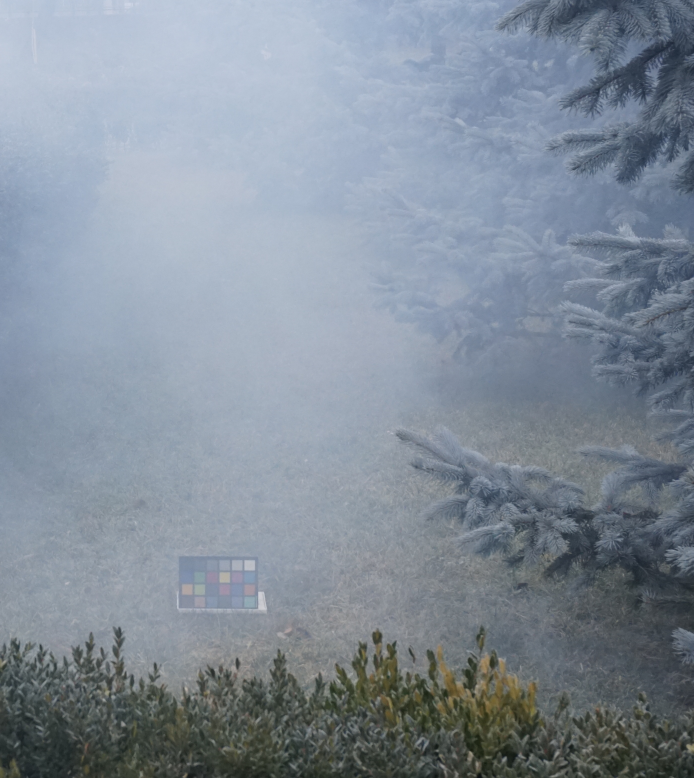
#> input picture BPP-Net/train/hazy/08_outdoor_hazy.jpg, 2776 x 3112 px (shown at 1/4 size); its folder holds only this picture in this run
$ python airlight_create.py
#> lines starting #> are read from the running program, lines starting #| are printed output that depends on the picture
### airlight_estimation/Airlight_Module.py
"""
Reference Paper
Image Haze Removal Using Airlight White Correction, Local Light Filter, and Aerial Perspective Prior
Yan-Tsung Peng et al.
"""
import os, cv2
import numpy as np
import matplotlib.pyplot as plt
from glob import glob
from tqdm import tqdm
import time


# [9 lines left out: function show_plt, not called in this run]

def show_img(imgName, img):
    cv2.imshow(imgName, img.astype('uint8'))
    cv2.waitKey(0)
class Airlight_Module():
    def __init__(self, color_cast_threshold=5):
#> further down, hazy is the input picture: shape (3112, 2776, 3); mean B, G, R 153.2, 141.1, 130.3
        self.color_cast_threshold = color_cast_threshold

    # Airlight White Correction (AWC)
    def AWC(self, image, color='RGB'):
#> called with color = 'RGB'
        if os.path.isfile(image):
            image = cv2.imread(image)

        # 1. RGB to HSV
        if color == 'RGB':
            hsv = cv2.cvtColor(image, cv2.COLOR_RGB2HSV)
#> hsv: shape (3112, 2776, 3); mean H, S, V 20.5, 41.7, 154.4
        elif color == 'BGR':
            hsv = cv2.cvtColor(image, cv2.COLOR_BGR2HSV)
        else:
            raise ValueError('color is RGB or BGR')
        hue, saturation, value = cv2.split(hsv)
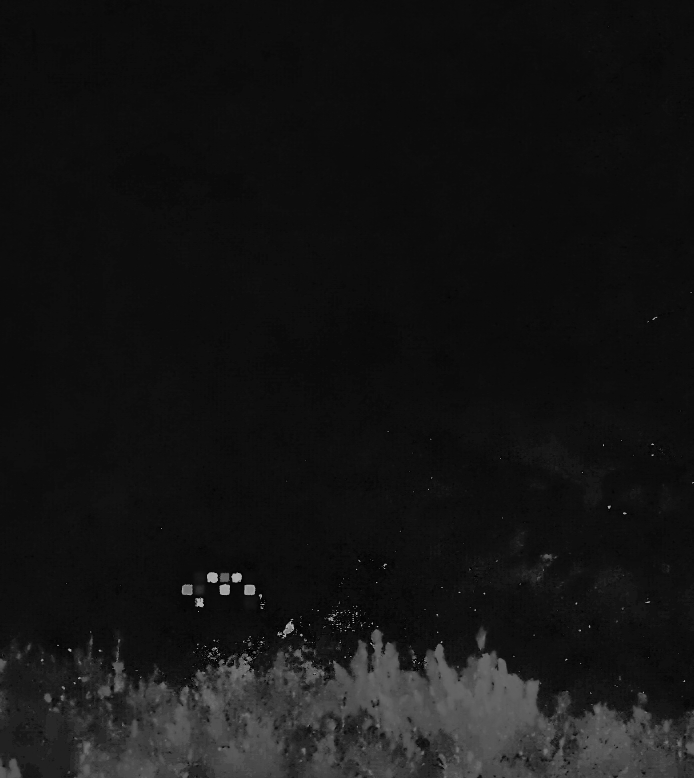
#> hue: shape (3112, 2776) (shown at 1/4 size); min 0, max 178, mean 20.5
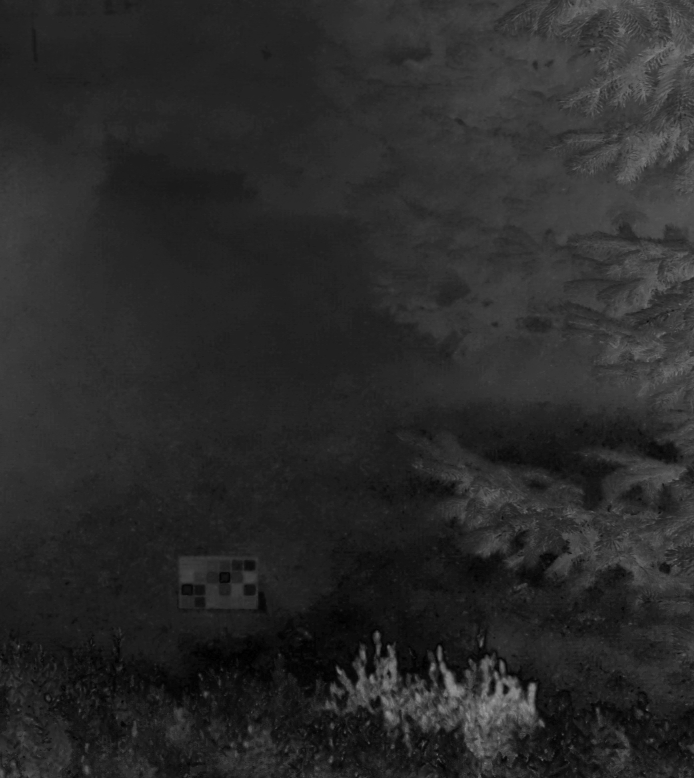
#> saturation: shape (3112, 2776) (shown at 1/4 size); min 0, max 167, mean 41.7
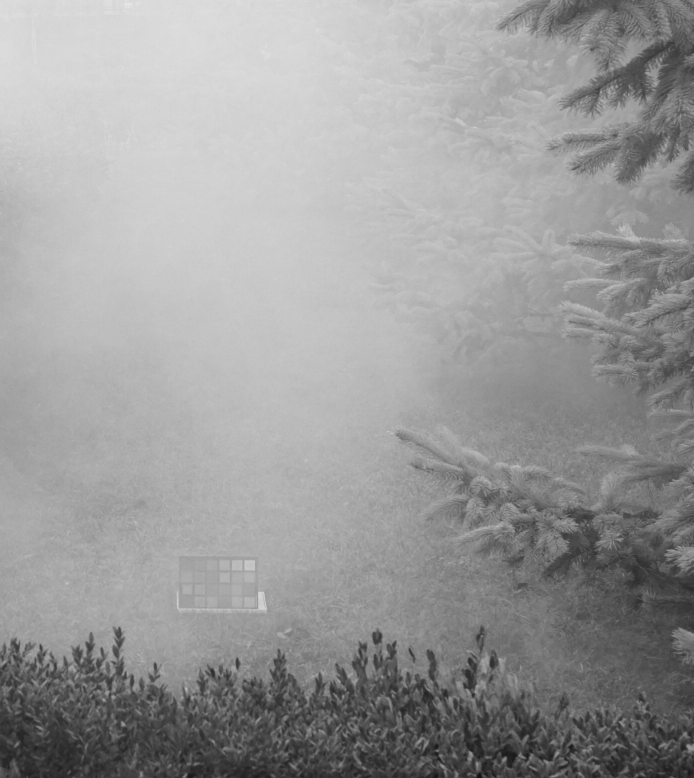
#> value: shape (3112, 2776) (shown at 1/4 size); min 12, max 241, mean 154.4

        # 2. Hue histogram labeling
        val, cnt = np.unique(hue, return_counts=True)
#> val = 157 values from 0 to 178; cnt = 157 values, max 2011857 at index 13, min 2 at index 65, mean 55024.9
        img_size = hue.shape[0] * hue.shape[1]
        prob = cnt / img_size    # PMF
#> prob = 157 values, max 0.233 at index 13, min 2.32e-07 at index 65, mean 0.00637
        T_H = 1 / 360

        prob[prob > T_H] = 1
        prob[prob <= T_H] = 0

        binarized_hue = np.zeros(hue.shape, int)
        for v in val:
            row, col = np.where(hue == v)
            for i in range(len(row)):
                binarized_hue[row[i]][col[i]] = 1
#> this loop made 157 passes
#> v on passes 34 to 36: 35, 36, 38
#> binarized_hue: shape (3112, 2776) int64; every value is 1

        # 3. Color cast attenuation
        binarized_img = binarized_hue.astype('uint8')
#> binarized_img: shape (3112, 2776); every value is 1
        num_labels, _ = cv2.connectedComponents(binarized_img)   # Connected Component Labeling (CCL)
#> num_labels = 2
        if num_labels < self.color_cast_threshold:   # has color cast
            flatten_s = saturation.flatten()
            idx = int(len(flatten_s) / 100)
#> idx = 86389
            least_idx = np.argpartition(flatten_s, idx)     # bottom 1% least saturated pixels
            least_value = flatten_s[least_idx[:idx]].mean()
#> least_value = 5.56

            I_s = saturation - least_value
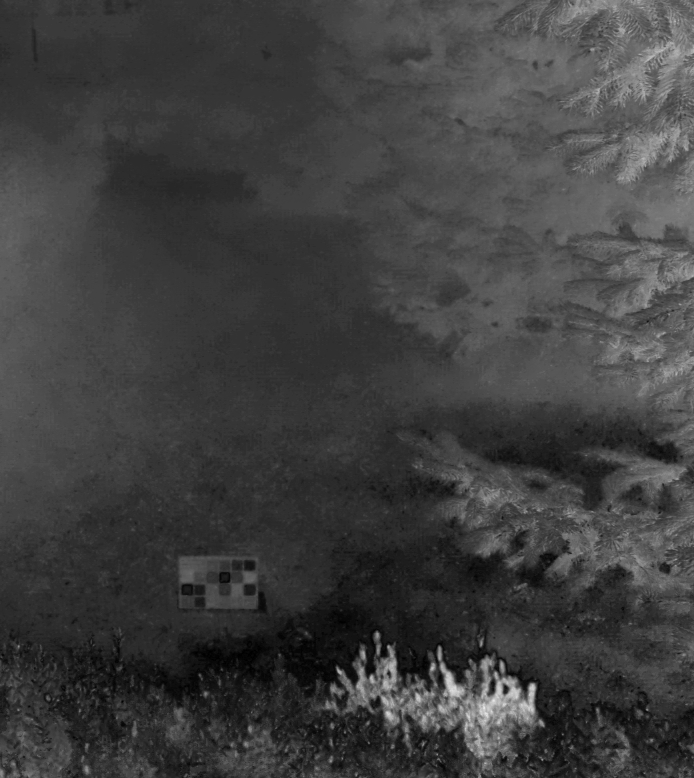
#> I_s: shape (3112, 2776) float64 (shown at 1/4 size); min -5.56, max 161.4, mean 36.1; drawn with min black and max white
            I_s[I_s < 0] = 0
            saturation = I_s.astype('uint8')

        # 4. HSV to RGB
        hsv = cv2.merge((hue, saturation, value))
#> hsv: shape (3112, 2776, 3); mean H, S, V 20.5, 35.7, 154.4
        rgb = cv2.cvtColor(hsv, cv2.COLOR_HSV2RGB)

        return rgb

    # Local Light Filter (LLF)
    def LLF(self, image):
        # 1. PMF of minimum channel calculation
        R, G, B = cv2.split(image)
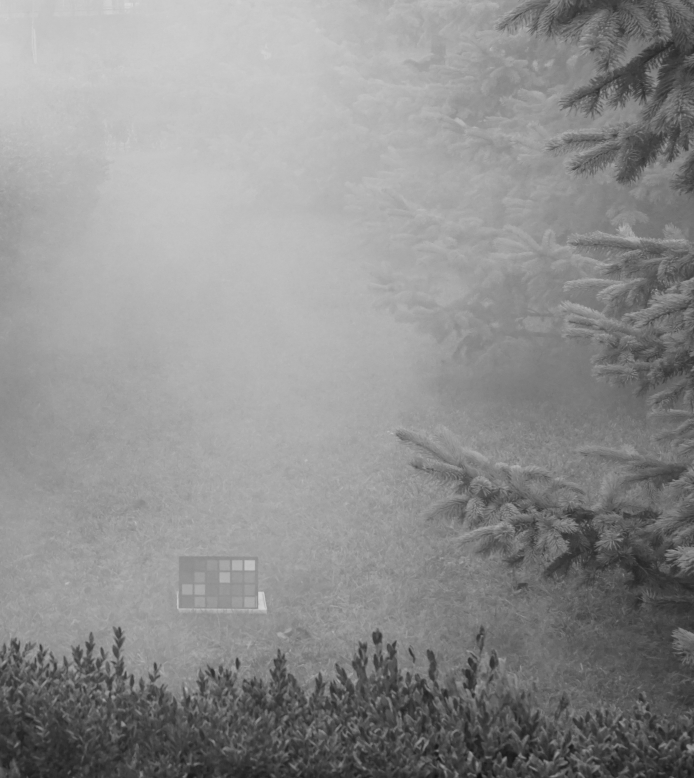
#> G: shape (3112, 2776) (shown at 1/4 size); min 11, max 225, mean 142.5
        min_channel = np.amin([R, G, B],0)
        # cv2.imshow('Minimum channel', min_channel.astype('uint8'))
        # cv2.waitKey(0)

        val, cnt = np.unique(min_channel, return_counts=True)
#> val = 212 values from 7 to 219; cnt = 212 values, max 122648 at index 151, min 1 at index 0, mean 40749.6
        img_size = image.shape[0] * image.shape[1]
        prob = cnt / img_size    # PMF
#> prob = 212 values, max 0.0142 at index 151, min 1.16e-07 at index 0, mean 0.00472

        l = np.zeros((256))
        for i, v in enumerate(val):
            l[v] = prob[i]
#> after the loop, l = 256 values, max 0.0142 at index 158, min 0 at index 0, mean 0.00391
        # show_plt(range(256), l)

        # 2. 1D minimum filter
        P_m = []
        l = np.insert(l, 0, np.array([1,1,1,1,1]))
#> l = 261 values, max 1 at index 0, min 0 at index 5, mean 0.023
        l = np.append(l, np.array([1,1,1,1,1]))
#> l = 266 values, max 1 at index 0, min 0 at index 5, mean 0.0414
        for i in range(0+5, 255+6):
            P_m.append(l[i-5:i+6].min())
#> after the loop, P_m = 256 values, max 0.0114 at index 151, min 0 at index 0, mean 0.00292
        P_m = np.array(P_m)
        # show_plt(range(256), P_m)

        # 3. Airlight color estimation
        threshold = 0.0
        idx = []
        for i in range(255,-1, -1):
            if P_m[i] > 0.0:
                threshold += P_m[i]
                idx.append(i)
                if threshold >= 0.01:
                    break
#> this loop made 70 passes
#> threshold on passes 45 to 52: 1.16e-07, 5.79e-07, 1.27e-06, 3.13e-06, 8.91e-06, 1.67e-05, 3e-05, 4.56e-05
#> after the loop, idx = 26 values, max 211 at index 0, min 186 at index 25, mean 198.5; threshold = 0.011

        avg = {'r': [], 'g': [], 'b': []}
        RGB = {'r': R, 'g': G, 'b': B}
        for i in idx:
            row, col = np.where(min_channel == i)
            for j, _ in enumerate(row):
                for c in ['r','g','b']:
                    avg[c].append(RGB[c][row[j]][col[j]])
#> this loop made 26 passes
#> i on passes 1 to 8: 211, 210, 209, 208, 207, 206, 205, 204


        avgR = round(np.array(avg['r']).mean())
        avgG = round(np.array(avg['g']).mean())
        avgB = round(np.array(avg['b']).mean())

        r = np.full((image.shape[0], image.shape[1]), avgR).astype('uint8')
        g = np.full((image.shape[0], image.shape[1]), avgG).astype('uint8')
        b = np.full((image.shape[0], image.shape[1]), avgB).astype('uint8')
        rgb = cv2.merge((r, g, b))

        return rgb, [avgR, avgG, avgB]


# [16 lines that do not run on import are left out]


### airlight_estimation/airlight_create.py
import cv2, os
from glob import glob
from tqdm import tqdm

from Airlight_Module import Airlight_Module

if __name__=='__main__':
    if not cv2.useOptimized():
        cv2.setUseOptimized(True)

    dataRoot = 'D:\\RUS_ksy\\data\\NYU\\train'
    file_list = glob(os.path.join(dataRoot, 'hazy') + '/*')

    module = Airlight_Module()
    for file in tqdm(file_list):
        imgname = os.path.basename(file)
        hazy = cv2.imread(file)

        hazy = module.AWC(hazy, color='RGB')
        airlight_hat, _ = module.LLF(hazy)
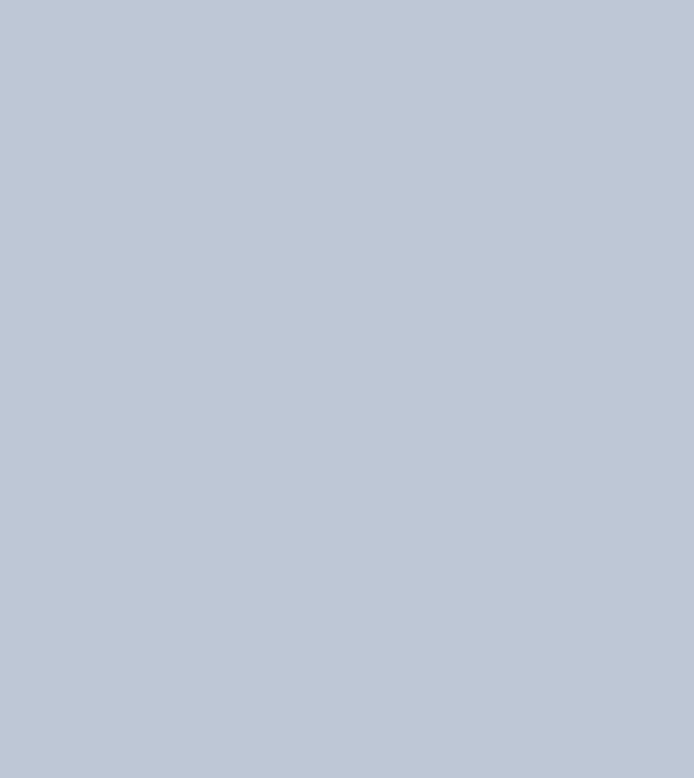
#> airlight_hat: shape (3112, 2776, 3) (shown at 1/4 size); mean B, G, R 214, 199, 190
        cv2.cvtColor(airlight_hat, cv2.COLOR_RGB2BGR)

        save_path = os.path.join(dataRoot, 'airlight/')
        cv2.imwrite(save_path + imgname, airlight_hat)

$ run again, on BPP-Net/train/hazy/27_outdoor_hazy.jpg
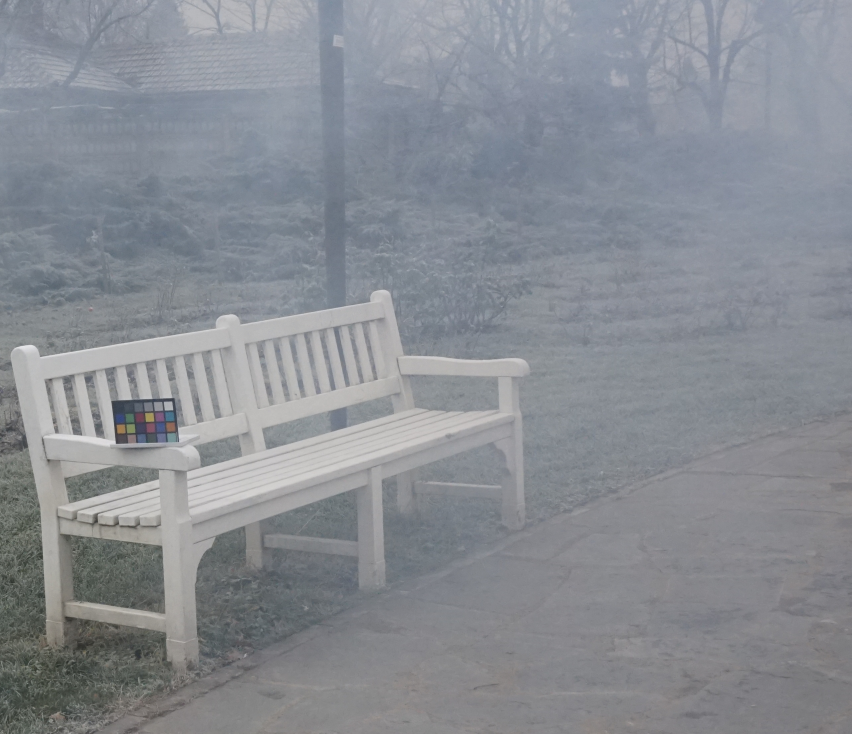
#> input picture BPP-Net/train/hazy/27_outdoor_hazy.jpg, 2556 x 2202 px (shown at 1/3 size)
#> hazy is the input picture: shape (2202, 2556, 3); mean B, G, R 147, 140.7, 136.7
#> hsv: shape (2202, 2556, 3); mean H, S, V 37.7, 20.3, 147.7
#> in AWC, `hue, saturation, value = cv2.split(hsv)`:
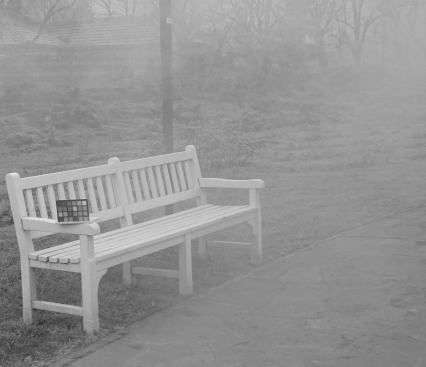
#> value: shape (2202, 2556) (shown at 1/6 size); min 38, max 236, mean 147.7
#> in AWC, `val, cnt = np.unique(hue, return_counts=True)`: val = 176 values from 0 to 179; cnt = 176 values, max 657888 at index 14, min 2 at index 64, mean 31979
#> in AWC, `prob = cnt / img_size`: prob = 176 values, max 0.117 at index 14, min 3.55e-07 at index 64, mean 0.00568
#> the loop in AWC, `for v in val:` made 176 passes
#> (row, col) on passes 49, 54, 58: ([1266, 1269, 1270, 1270, 1270, 1270, 1270, 1271, 1272, 1272], [396, 397, 386, 387, 393, 394, 395, 383, 380, 381]), ([1271, 1272, 1273, 1532, 1532, 1532, 1532, 1533, 1533, 1533], [401, 383, 380, 108, 109, 110, 111, 108, 109, 110]), ([1271, 1271, 1271, 1272, 1272, 2036, 2036, 2037, 2037], [387, 396, 397, 384, 402, 100, 101, 100, 101])
#> binarized_img: shape (2202, 2556); every value is 1
#> num_labels = 2
#> in AWC, `idx = int(len(flatten_s) / 100)`: idx = 56283
#> least_value = 0
#> in LLF, `R, G, B = cv2.split(image)`:
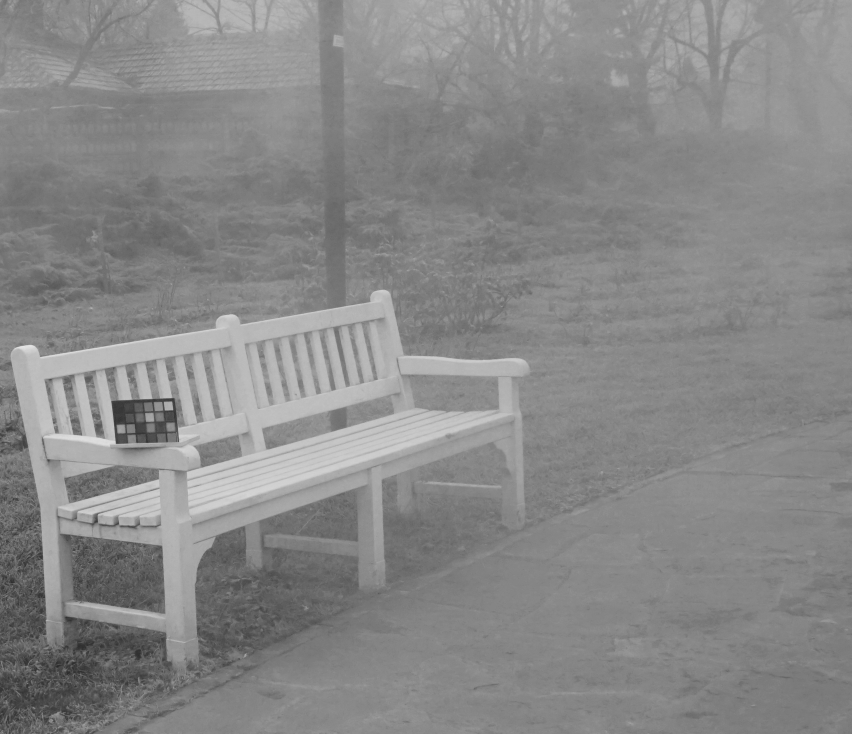
#> B: shape (2202, 2556) (shown at 1/3 size); min 33, max 233, mean 136.3
#> in LLF, `val, cnt = np.unique(min_channel, return_counts=True)`: val = 200 values from 32 to 233; cnt = 200 values, max 260362 at index 102, min 1 at index 0, mean 28141.6
#> in LLF, `prob = cnt / img_size`: prob = 200 values, max 0.0463 at index 102, min 1.78e-07 at index 0, mean 0.005
#> the loop in LLF, `for i, v in enumerate(val):` made 200 passes
#> v on passes 1 to 3: 32, 35, 36
#> after the loop in LLF, `for i, v in enumerate(val):`: l = 256 values, max 0.0463 at index 136, min 0 at index 0, mean 0.00391
#> in LLF, `l = np.insert(l, 0, np.array([1,1,1,1,1]))`: l = 261 values, max 1 at index 0, min 0 at index 5, mean 0.023
#> in LLF, `l = np.append(l, np.array([1,1,1,1,1]))`: l = 266 values, max 1 at index 0, min 0 at index 5, mean 0.0414
#> after the loop in LLF, `for i in range(0+5, 255+6):`: P_m = 256 values, max 0.025 at index 133, min 0 at index 0, mean 0.00228
#> the loop in LLF, `for i in range(255,-1, -1):` made 65 passes
#> threshold on passes 28 to 35: 1.78e-07, 3.55e-07, 5.33e-07, 1.78e-06, 4.44e-06, 7.46e-06, 1.33e-05, 2.1e-05
#> after the loop in LLF, `for i in range(255,-1, -1):`: idx = 38 values, max 228 at index 0, min 191 at index 37, mean 209.5; threshold = 0.0101
#> the loop in LLF, `for i in idx:` made 38 passes
#> i on passes 1 to 8: 228, 227, 226, 225, 224, 223, 222, 221
